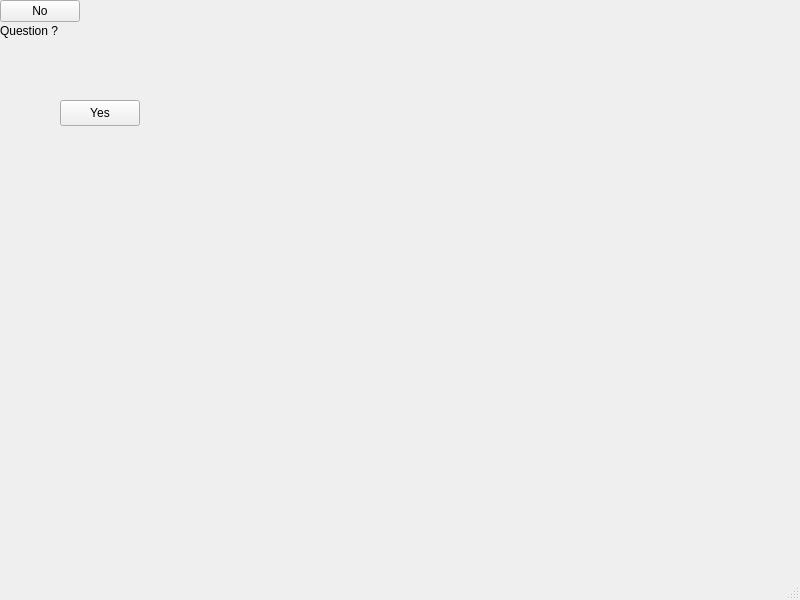
<?xml version="1.0" encoding="UTF-8"?>
<ui version="4.0">
 <class>MainWindow</class>
 <widget class="QMainWindow" name="MainWindow">
  <property name="geometry">
   <rect>
    <x>0</x>
    <y>0</y>
    <width>800</width>
    <height>600</height>
   </rect>
  </property>
  <property name="mouseTracking">
   <bool>true</bool>
  </property>
  <property name="windowTitle">
   <string>Button Escape</string>
  </property>
  <widget class="QWidget" name="centralwidget">
   <property name="mouseTracking">
    <bool>true</bool>
   </property>
   <widget class="QLabel" name="label">
    <property name="geometry">
     <rect>
      <x>0</x>
      <y>20</y>
      <width>121</width>
      <height>21</height>
     </rect>
    </property>
    <property name="text">
     <string>Question ?</string>
    </property>
   </widget>
   <widget class="QPushButton" name="button_yes">
    <property name="geometry">
     <rect>
      <x>60</x>
      <y>100</y>
      <width>80</width>
      <height>26</height>
     </rect>
    </property>
    <property name="mouseTracking">
     <bool>true</bool>
    </property>
    <property name="text">
     <string>Yes</string>
    </property>
   </widget>
   <widget class="QPushButton" name="button_no">
    <property name="mouseTracking">
     <bool>true</bool>
    </property>
    <property name="text">
     <string>No</string>
    </property>
   </widget>
  </widget>
  <widget class="QMenuBar" name="menubar">
   <property name="geometry">
    <rect>
     <x>0</x>
     <y>0</y>
     <width>800</width>
     <height>23</height>
    </rect>
   </property>
  </widget>
  <widget class="QStatusBar" name="statusbar"/>
 </widget>
 <resources/>
 <connections/>
</ui>
